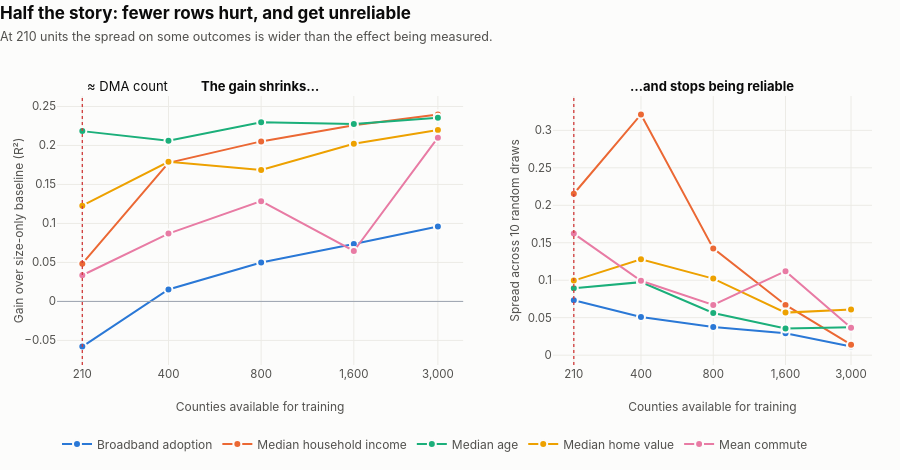

Notebook cell for this chart:
### Markdown cell above
---

## 5. The grain reversal

The part I got wrong on Monday and corrected twice.

### First — what "grain" means here

**Grain is what one row stands for** — not how detailed the data inside a row is, the
identity of the row itself. Three are in play:

| Grain | One row is | Count |
|---|---|---|
| What `E_macro` produces | one US county (`fips_code`) | 3,143 |
| The consumer's training data | one impression / ad request / household | millions |
| The consumer's *geo key* | one Nielsen DMA (media market) | ~210 |

**`E_macro` is a lookup table: geo key → vector.**

- The downstream model never consumes a county. It consumes an impression row and
  joins the vector on whatever geo key that row carries.
- So the grain has to match the key available at join time. That's the entire question.
- Row carries only `dma` → the table must be re-keyed to 210 rows; 3,143 vectors
  collapse into 210.
- Row carries ZIP → county is derivable, table ships unchanged. **Current read: it does
  carry ZIP**, which makes county grain a live option rather than wishful thinking.

**Why this is load-bearing for a geo embedding specifically:**

- The consumer holds millions of impressions per market, so a 210-level geographic
  fixed effect is free and precise.
- At DMA grain any static geo-keyed feature is *exactly collinear* with it by
  construction — a DMA dummy already captures everything `E_macro` could say.
- At county grain it isn't, because 3,143 units is too thin for the consumer to fit its
  own per-county effect.

Finer grain is therefore not a nice-to-have. **Below DMA is where the feature stops
being redundant with something the consumer already has.** (Section 3's held-out-state
design is the other escape from the same fixed effect: it has no parameter for a
county it has never seen.)

### The penalty has two halves

Collapsing 3,143 keys to ~210 costs something in **two separable ways**, and on
Monday I measured only one:

1. **Fewer distinct rows.** 210 keys means the downstream model can ever see at most
   210 distinct values of this feature block. Measured by retraining on random county
   subsets. Verdict: real and bad — worth **−0.121** on average, and badly unstable at
   that size. On broadband, the outcome closest to the consumer's own domain, it goes
   slightly negative.
2. **Aggregation blur.** Averaging ~15 counties into one market destroys
   within-market variation — and the suburb-outside-New-York-versus-Cleveland
   distinction `E_macro` exists to capture can partly live *inside* a single market.
   Not measured Monday. I said it "could cut either way."

**It cuts the other way.** Aggregation is worth **+0.099** — very nearly cancelling
the row-count loss.

**One implementation detail decides whether that number is real: aggregate the inputs,
not the outputs.**

- A market's location quotient must be re-derived from summed employment, not averaged
  from fifteen counties' quotients.
- That's why Source B had to ship raw employment levels this week — see the re-test
  below.

### Code cell
import numpy as np

by_size = pd.DataFrame(ext["by_training_size"])
TICKS = [210, 400, 800, 1600, 3000]

fig = make_subplots(
    rows=1, cols=2, column_widths=[0.56, 0.44], horizontal_spacing=0.11,
    subplot_titles=("<b>The gain shrinks…</b>", "<b>…and stops being reliable</b>"),
)
for slot, target in zip(SERIES, ORDER):
    d = by_size[by_size.target.eq(target)].sort_values("n_train_units")
    fig.add_trace(go.Scatter(
        x=d.n_train_units, y=d.mean_lift_over_size, name=LABELS[target],
        mode="lines+markers", line=dict(color=slot, width=2),
        marker=dict(size=8, color=slot, line=dict(color=SURFACE, width=2)),
        legendgroup=target,
        hovertemplate=f"<b>{LABELS[target]}</b><br>%{{x:,}} counties"
                      "<br>lift %{y:+.3f}<extra></extra>",
    ), row=1, col=1)
    fig.add_trace(go.Scatter(
        x=d.n_train_units, y=d.sd_lift_over_size, name=LABELS[target],
        mode="lines+markers", line=dict(color=slot, width=2),
        marker=dict(size=8, color=slot, line=dict(color=SURFACE, width=2)),
        legendgroup=target, showlegend=False,
        hovertemplate=f"<b>{LABELS[target]}</b><br>%{{x:,}} counties"
                      "<br>spread %{y:.3f}<extra></extra>",
    ), row=1, col=2)

for col in (1, 2):
    fig.add_vline(x=210, line=dict(color=CRITICAL, width=1.3, dash="dot"), row=1, col=col)
    fig.update_xaxes(type="log", tickvals=TICKS, ticktext=[f"{t:,}" for t in TICKS],
                     title_text="Counties available for training", row=1, col=col)
fig.add_annotation(x=np.log10(215), y=1.0, xref="x", yref="paper", xanchor="left",
                   yanchor="bottom", text="≈ DMA count", showarrow=False,
                   font=dict(size=11.5, color=CRITICAL))
fig.add_hline(y=0, line=dict(color="#9ca3af", width=1), row=1, col=1)
fig.update_yaxes(title_text="Gain over size-only baseline (R²)", row=1, col=1)
fig.update_yaxes(title_text="Spread across 10 random draws", row=1, col=2)
style(fig, "Half the story: fewer rows hurt, and get unreliable",
      "At 210 units the spread on some outcomes is wider than the effect being measured.",
      height=470)
fig.update_layout(hovermode="x unified")
fig.update_annotations(font=dict(size=13, color=INK))
fig.show()

### Figure 1 — Plotly figure (JSON) as saved in the notebook; plotly's stock layout.template omitted (floating-point values rounded to 4 significant figures)
{"data": [{"hovertemplate": "<b>Broadband adoption</b><br>%{x:,} counties<br>lift %{y:+.3f}<extra></extra>", "legendgroup": "broadband_rate", "line": {"color": "#2a78d6", "width": 2}, "marker": {"color": "#2a78d6", "line": {"color": "#fcfcfb", "width": 2}, "size": 8}, "mode": "lines+markers", "name": "Broadband adoption", "type": "scatter", "x": [210, 400, 800, 1600, 3000], "xaxis": "x", "y": [-0.05788, 0.01531, 0.05, 0.07352, 0.09613], "yaxis": "y"}, {"hovertemplate": "<b>Broadband adoption</b><br>%{x:,} counties<br>spread %{y:.3f}<extra></extra>", "legendgroup": "broadband_rate", "line": {"color": "#2a78d6", "width": 2}, "marker": {"color": "#2a78d6", "line": {"color": "#fcfcfb", "width": 2}, "size": 8}, "mode": "lines+markers", "name": "Broadband adoption", "showlegend": false, "type": "scatter", "x": [210, 400, 800, 1600, 3000], "xaxis": "x2", "y": [0.07327, 0.05097, 0.03757, 0.02915, 0.0115], "yaxis": "y2"}, {"hovertemplate": "<b>Median household income</b><br>%{x:,} counties<br>lift %{y:+.3f}<extra></extra>", "legendgroup": "median_household_income", "line": {"color": "#eb6834", "width": 2}, "marker": {"color": "#eb6834", "line": {"color": "#fcfcfb", "width": 2}, "size": 8}, "mode": "lines+markers", "name": "Median household income", "type": "scatter", "x": [210, 400, 800, 1600, 3000], "xaxis": "x", "y": [0.04839, 0.1777, 0.2052, 0.2259, 0.2398], "yaxis": "y"}, {"hovertemplate": "<b>Median household income</b><br>%{x:,} counties<br>spread %{y:.3f}<extra></extra>", "legendgroup": "median_household_income", "line": {"color": "#eb6834", "width": 2}, "marker": {"color": "#eb6834", "line": {"color": "#fcfcfb", "width": 2}, "size": 8}, "mode": "lines+markers", "name": "Median household income", "showlegend": false, "type": "scatter", "x": [210, 400, 800, 1600, 3000], "xaxis": "x2", "y": [0.2154, 0.3212, 0.1425, 0.06702, 0.01402], "yaxis": "y2"}, {"hovertemplate": "<b>Median age</b><br>%{x:,} counties<br>lift %{y:+.3f}<extra></extra>", "legendgroup": "median_age", "line": {"color": "#1baf7a", "width": 2}, "marker": {"color": "#1baf7a", "line": {"color": "#fcfcfb", "width": 2}, "size": 8}, "mode": "lines+markers", "name": "Median age", "type": "scatter", "x": [210, 400, 800, 1600, 3000], "xaxis": "x", "y": [0.2184, 0.2059, 0.2299, 0.2274, 0.2354], "yaxis": "y"}, {"hovertemplate": "<b>Median age</b><br>%{x:,} counties<br>spread %{y:.3f}<extra></extra>", "legendgroup": "median_age", "line": {"color": "#1baf7a", "width": 2}, "marker": {"color": "#1baf7a", "line": {"color": "#fcfcfb", "width": 2}, "size": 8}, "mode": "lines+markers", "name": "Median age", "showlegend": false, "type": "scatter", "x": [210, 400, 800, 1600, 3000], "xaxis": "x2", "y": [0.08928, 0.09746, 0.05621, 0.03545, 0.03737], "yaxis": "y2"}, {"hovertemplate": "<b>Median home value</b><br>%{x:,} counties<br>lift %{y:+.3f}<extra></extra>", "legendgroup": "median_home_value", "line": {"color": "#eda100", "width": 2}, "marker": {"color": "#eda100", "line": {"color": "#fcfcfb", "width": 2}, "size": 8}, "mode": "lines+markers", "name": "Median home value", "type": "scatter", "x": [210, 400, 800, 1600, 3000], "xaxis": "x", "y": [0.1227, 0.179, 0.1686, 0.2023, 0.2197], "yaxis": "y"}, {"hovertemplate": "<b>Median home value</b><br>%{x:,} counties<br>spread %{y:.3f}<extra></extra>", "legendgroup": "median_home_value", "line": {"color": "#eda100", "width": 2}, "marker": {"color": "#eda100", "line": {"color": "#fcfcfb", "width": 2}, "size": 8}, "mode": "lines+markers", "name": "Median home value", "showlegend": false, "type": "scatter", "x": [210, 400, 800, 1600, 3000], "xaxis": "x2", "y": [0.0995, 0.1279, 0.1022, 0.05677, 0.0608], "yaxis": "y2"}, {"hovertemplate": "<b>Mean commute</b><br>%{x:,} counties<br>lift %{y:+.3f}<extra></extra>", "legendgroup": "mean_commute_minutes", "line": {"color": "#e87ba4", "width": 2}, "marker": {"color": "#e87ba4", "line": {"color": "#fcfcfb", "width": 2}, "size": 8}, "mode": "lines+markers", "name": "Mean commute", "type": "scatter", "x": [210, 400, 800, 1600, 3000], "xaxis": "x", "y": [0.03354, 0.08696, 0.1286, 0.06465, 0.21], "yaxis": "y"}, {"hovertemplate": "<b>Mean commute</b><br>%{x:,} counties<br>spread %{y:.3f}<extra></extra>", "legendgroup": "mean_commute_minutes", "line": {"color": "#e87ba4", "width": 2}, "marker": {"color": "#e87ba4", "line": {"color": "#fcfcfb", "width": 2}, "size": 8}, "mode": "lines+markers", "name": "Mean commute", "showlegend": false, "type": "scatter", "x": [210, 400, 800, 1600, 3000], "xaxis": "x2", "y": [0.1622, 0.09931, 0.067, 0.1121, 0.03654], "yaxis": "y2"}], "layout": {"annotations": [{"font": {"color": "#0b0b0b", "size": 13}, "showarrow": false, "text": "<b>The gain shrinks…</b>", "x": 0.2492, "xanchor": "center", "xref": "paper", "y": 1.0, "yanchor": "bottom", "yref": "paper"}, {"font": {"color": "#0b0b0b", "size": 13}, "showarrow": false, "text": "<b>…and stops being reliable</b>", "x": 0.8042, "xanchor": "center", "xref": "paper", "y": 1.0, "yanchor": "bottom", "yref": "paper"}, {"font": {"color": "#0b0b0b", "size": 13}, "showarrow": false, "text": "≈ DMA count", "x": 2.332, "xanchor": "left", "xref": "x", "y": 1.0, "yanchor": "bottom", "yref": "paper"}], "bargap": 0.34, "bargroupgap": 0.06, "font": {"color": "#0b0b0b", "family": "-apple-system, BlinkMacSystemFont, Segoe UI, Helvetica, Arial, sans-serif", "size": 13}, "height": 470, "hoverlabel": {"bgcolor": "white", "bordercolor": "#ecebe6", "font": {"family": "-apple-system, BlinkMacSystemFont, Segoe UI, Helvetica, Arial, sans-serif", "size": 12.5}}, "hovermode": "x unified", "legend": {"bgcolor": "rgba(0,0,0,0)", "font": {"color": "#52514e", "size": 12}, "orientation": "h", "x": 0, "y": -0.24, "yanchor": "top"}, "margin": {"b": 104, "l": 12, "r": 28, "t": 96}, "paper_bgcolor": "#fcfcfb", "plot_bgcolor": "#fcfcfb", "shapes": [{"line": {"color": "#d03b3b", "dash": "dot", "width": 1.3}, "type": "line", "x0": 210, "x1": 210, "xref": "x", "y0": 0, "y1": 1, "yref": "y domain"}, {"line": {"color": "#d03b3b", "dash": "dot", "width": 1.3}, "type": "line", "x0": 210, "x1": 210, "xref": "x2", "y0": 0, "y1": 1, "yref": "y2 domain"}, {"line": {"color": "#9ca3af", "width": 1}, "type": "line", "x0": 0, "x1": 1, "xref": "x domain", "y0": 0, "y1": 0, "yref": "y"}], "showlegend": true, "title": {"font": {"color": "#0b0b0b", "size": 17}, "text": "<b>Half the story: fewer rows hurt, and get unreliable</b><br><span style='font-size:12.5px;color:#52514e'>At 210 units the spread on some outcomes is wider than the effect being measured.</span>", "x": 0, "xanchor": "left", "y": 0.96, "yanchor": "top"}, "xaxis": {"anchor": "y", "automargin": true, "domain": [0.0, 0.4984], "gridcolor": "#ecebe6", "gridwidth": 1, "showgrid": true, "showline": false, "tickfont": {"color": "#52514e", "size": 11.5}, "ticks": "", "ticktext": ["210", "400", "800", "1,600", "3,000"], "tickvals": [210, 400, 800, 1600, 3000], "title": {"font": {"color": "#52514e", "size": 12}, "text": "Counties available for training"}, "type": "log", "zeroline": false}, "xaxis2": {"anchor": "y2", "automargin": true, "domain": [0.6084, 1.0], "gridcolor": "#ecebe6", "gridwidth": 1, "showgrid": true, "showline": false, "tickfont": {"color": "#52514e", "size": 11.5}, "ticks": "", "ticktext": ["210", "400", "800", "1,600", "3,000"], "tickvals": [210, 400, 800, 1600, 3000], "title": {"font": {"color": "#52514e", "size": 12}, "text": "Counties available for training"}, "type": "log", "zeroline": false}, "yaxis": {"anchor": "x", "automargin": true, "domain": [0.0, 1.0], "gridcolor": "#ecebe6", "gridwidth": 1, "showgrid": true, "showline": false, "tickfont": {"color": "#52514e", "size": 11.5}, "ticks": "", "title": {"font": {"color": "#52514e", "size": 12}, "text": "Gain over size-only baseline (R²)"}, "zeroline": false}, "yaxis2": {"anchor": "x2", "automargin": true, "domain": [0.0, 1.0], "gridcolor": "#ecebe6", "gridwidth": 1, "showgrid": true, "showline": false, "tickfont": {"color": "#52514e", "size": 11.5}, "ticks": "", "title": {"font": {"color": "#52514e", "size": 12}, "text": "Spread across 10 random draws"}, "zeroline": false}}}
